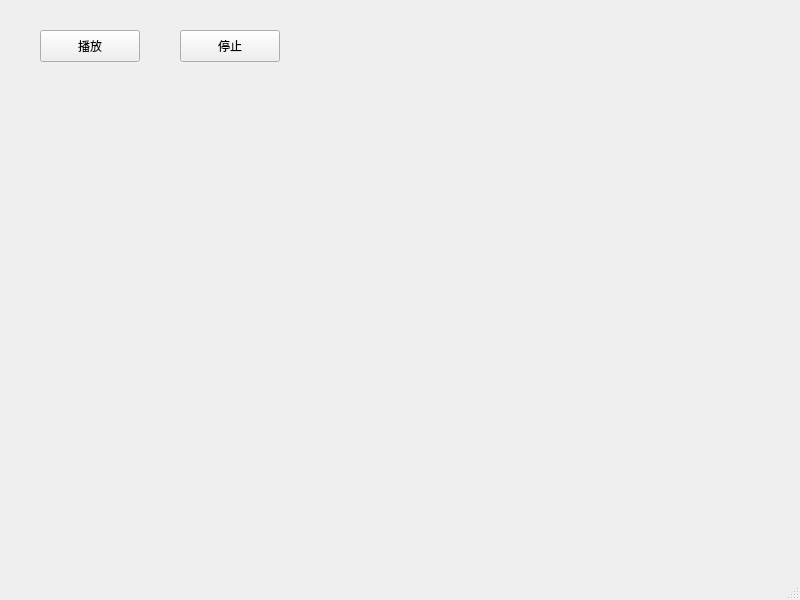
<?xml version="1.0" encoding="UTF-8"?>
<ui version="4.0">
 <class>MainWindow</class>
 <widget class="QMainWindow" name="MainWindow">
  <property name="geometry">
   <rect>
    <x>0</x>
    <y>0</y>
    <width>800</width>
    <height>600</height>
   </rect>
  </property>
  <property name="windowTitle">
   <string>MainWindow</string>
  </property>
  <widget class="QWidget" name="centralwidget">
   <widget class="QPushButton" name="playPCM">
    <property name="geometry">
     <rect>
      <x>40</x>
      <y>30</y>
      <width>100</width>
      <height>32</height>
     </rect>
    </property>
    <property name="text">
     <string>播放</string>
    </property>
   </widget>
   <widget class="QPushButton" name="stopButton">
    <property name="geometry">
     <rect>
      <x>180</x>
      <y>30</y>
      <width>100</width>
      <height>32</height>
     </rect>
    </property>
    <property name="text">
     <string>停止</string>
    </property>
   </widget>
  </widget>
  <widget class="QMenuBar" name="menubar">
   <property name="geometry">
    <rect>
     <x>0</x>
     <y>0</y>
     <width>800</width>
     <height>24</height>
    </rect>
   </property>
  </widget>
  <widget class="QStatusBar" name="statusbar"/>
 </widget>
 <resources/>
 <connections/>
</ui>
